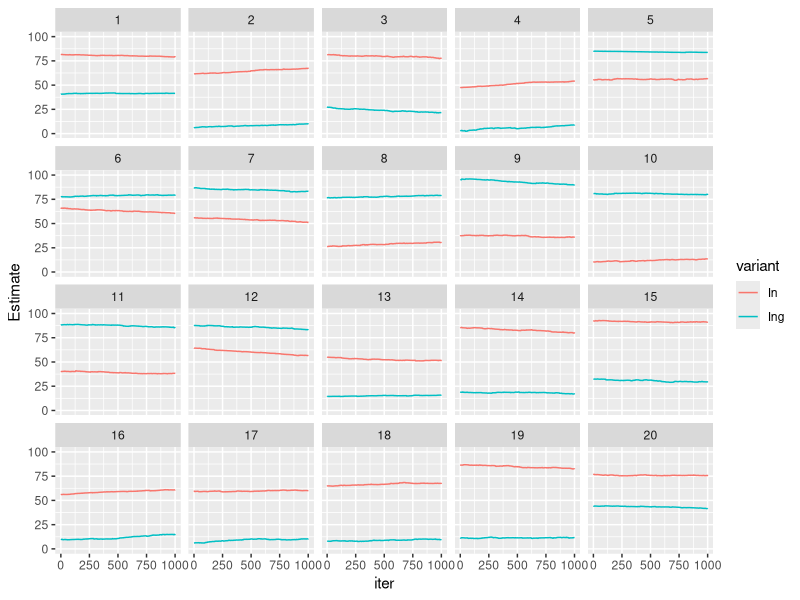
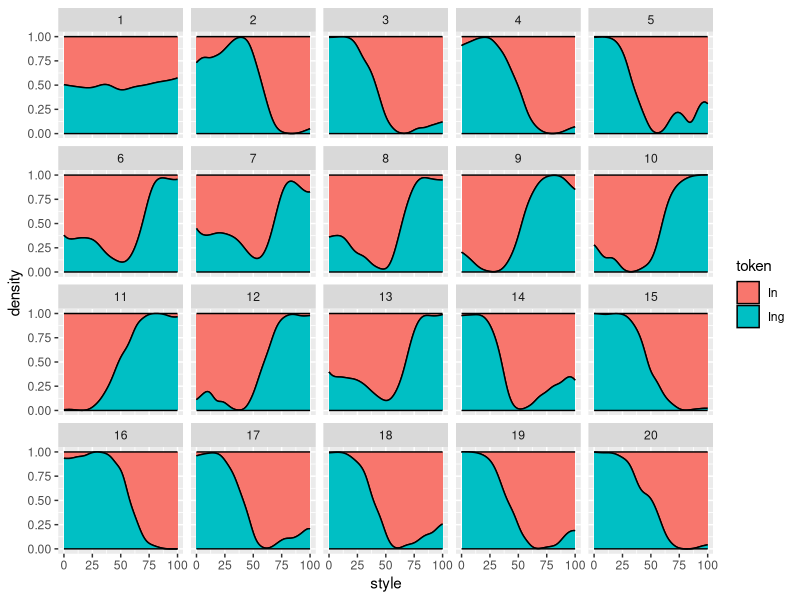

Write R code to recreate these figures, in order. (Note: a time limit stopped this script after it produced the figures.)

library(ggplot2)
library(reshape2)
library(plyr)


generate_new_speaker <- function(niter, generation, min = 0, max = 100, old_speaker){
  # This function generates a new learner.
  #"In" and "Ing" are the (mean) style values for each variant
  #token is whihc variant they just heard
  #style is which style "
  experience <- list(In    = vector(length = niter),
                     Ing   = vector(length = niter),
                     token = vector(length = niter),
                     style = vector(length = niter),
                     iter  = 1:niter,
                     generation = rep(generation, niter)
  )
  #  experience[["Ing"]][1]   <- (max-min)/2
  #  experience[["In"]][1]    <- (max-min)/2
  
  #JCW: I am changing the above to be values generated from old_speaker
  
  
  currentobs <- generate_from_speaker(old_speaker)
  
  if(currentobs[["token"]] == "Ing"){
    while(currentobs[["token"]] == "Ing"){
      lastobs <- currentobs
      currentobs <- generate_from_speaker(old_speaker)
    }
    
    experience[["Ing"]][1]   <- lastobs[["style"]]
    experience[["In"]][1]    <- currentobs[["style"]]
    
    #debug
    print("Ing")
    print(lastobs[["style"]])
    print(currentobs[["style"]])
  }
  
  else {
    while(currentobs[["token"]] == "In"){
      lastobs <- currentobs
      currentobs <- generate_from_speaker(old_speaker)
    }
    
    experience[["Ing"]][1]   <- currentobs[["style"]]
    experience[["In"]][1]    <- lastobs[["style"]]
    
    #debug
    print("In")
    print(lastobs[["style"]])
    print(currentobs[["style"]])
  }
  experience[["token"]][1] <- NA
  experience[["style"]][1] <- NA
  return(experience)
}

update_speaker <- function(speaker, lambda, iter, token, style){
  # this function updates a learner with input
  #speaker is basically experience  
  other_token <- c(In = "Ing", Ing = "In")
  other <- other_token[token]
  
  #expectation is a style value    
  previous_expectation <- speaker[[token]][iter-1]
  
  #If its closer than 1 unit to the expectation than dist = 1
  dist    <- max(1, abs(style-previous_expectation))
  
  #weight is smaller at larger distances from the expectation
  weight  <- lambda * (1/(dist^2))
  
  #This is a weighted average. Instead of half of the new expectation coming from the old exp and half from the current style, we use the weight to figure out the proportions of the new expectation that should come from each the old and the current style. And as the current style gets farther away from the old expectation, we use less of it in determining the new expection.

  new_expectation <- (previous_expectation * (1-weight)) + (style * weight)
  
  speaker[[token]][iter]   <- new_expectation
  speaker[[other]][iter]   <- speaker[[other]][iter-1]
  speaker[["style"]][iter] <- style
  speaker[["token"]][iter] <- token
  
  return(speaker)
}

generate_from_speaker <- function(speaker, min = 0, max = 100, eps = 0.001){
  # this function generates a tokens from a mature speaker
  #Choose style to speak, which is an independent choice
  style <- runif(1, min, max)
  
  #Takes their last expectation for the style of each token
  In_expect  <- rev(speaker[["In"]])[1]
  Ing_expect <- rev(speaker[["Ing"]])[1]
  
  #eps is epsilon, the smallest value that something can take, as in clustering algorithms
  In_dist  <- max(eps, abs(style - In_expect))
  Ing_dist <- max(eps, abs(style - Ing_expect))
  
  In_weight  <- 1/(In_dist^2)
  Ing_weight <- 1/(Ing_dist^2)
  
  In_prob  <- In_weight /(In_weight+Ing_weight)
  Ing_prob <- Ing_weight/(In_weight+Ing_weight)
  
  token <- sample(c("In","Ing"), size=1, prob=c(In_prob,Ing_prob))
  
  return(list(style = style, token = token))
}

#initializing old speaker. these will be the style values for generation 0.

#old_speaker should have SAME STYLE for in/ing, to model first generation after doublet is innovated
old_speaker <- list(In    = 50,
                    Ing   = 50,
                    token = NA,
                    style = NA)

ngenerations <- 20
niter <- 1000
lambda <- 0.3

generations <- vector(length = ngenerations, mode = "list")


for(gen in 1:ngenerations){
  new_speaker <- generate_new_speaker(niter = niter, generation=gen, old_speaker = old_speaker)
  for(iter in 2:niter){
    obs <- generate_from_speaker(old_speaker)
    #obs is a token and its associated style    
    token <- obs[["token"]]
    style <- obs[["style"]]
    
    new_speaker <- update_speaker(new_speaker, lambda=lambda, iter=iter, token=token, style=style)
  }
  generations[[gen]] <- as.data.frame(new_speaker)
  old_speaker <- new_speaker
}


generations.df <- rbind.fill(generations)

generations.df.melt <- melt(generations.df, value.name = "Estimate", id.vars = c("token", "style", "iter", "generation"), variable.name = "variant", na.rm = TRUE, measure.vars = c("In", "Ing"))

pdf("1000iterPerGen.pdf")

ggplot(generations.df.melt, aes(x = iter, y = Estimate, color=variant, group=variant))+
  geom_step()+
  facet_wrap(~generation)+
  ylim(0,100)

#ggplot(generations.df, aes(iter, Ing))+
#  geom_step()+
#  facet_wrap(~generation)+
#  ylim(50,100)

ggplot(subset(generations.df, !is.na(style)), aes(style, fill = token))+
  stat_density(color = "black", position = "fill")+
  facet_wrap(~generation)

dev.off()


#Reinitializing old speaker for new run. These will be the style values for generation 0.

#old_speaker should have SAME STYLE for in/ing, to model first generation after doublet is innovated
old_speaker <- list(In    = 50,
                    Ing   = 50,
                    token = NA,
                    style = NA)

ngenerations <- 20
niter <- 20000
lambda <- 0.3

generations <- vector(length = ngenerations, mode = "list")


for(gen in 1:ngenerations){
  new_speaker <- generate_new_speaker(niter = niter, generation=gen, old_speaker = old_speaker)
  for(iter in 2:niter){
    obs <- generate_from_speaker(old_speaker)
    #obs is a token and its associated style    
    token <- obs[["token"]]
    style <- obs[["style"]]
    
    new_speaker <- update_speaker(new_speaker, lambda=lambda, iter=iter, token=token, style=style)
  }
  generations[[gen]] <- as.data.frame(new_speaker)
  old_speaker <- new_speaker
}


generations.df <- rbind.fill(generations)

#The melting allows us to plot both variants later on

generations.df.melt <- melt(generations.df, value.name = "Estimate", id.vars = c("token", "style", "iter", "generation"), variable.name = "variant", na.rm = TRUE, measure.vars = c("In", "Ing"))

pdf("20000iterPerGen.pdf")

ggplot(subset(generations.df.melt,iter%%10==0), aes(x = iter, y = Estimate, color=variant, group=variant))+
  geom_step()+
  facet_wrap(~generation)+
  ylim(0,100)

#ggplot(generations.df, aes(iter, Ing))+
#  geom_step()+
#  facet_wrap(~generation)+
#  ylim(50,100)

ggplot(subset(generations.df, !is.na(style)), aes(style, fill = token))+
  stat_density(color = "black", position = "fill")+
  facet_wrap(~generation)

dev.off()
